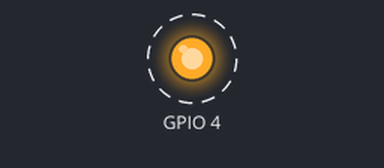
A program run on a simulated Raspberry Pi (BCM pin numbers). Shown: output pins drawn as LEDs (lit = HIGH). Dashed ring = blinking. The clock reads 2024-03-15 10:24:30 at power-on unless the program sets it; what the program prints to the terminal is not drawn.

Above: at 0.5 s.
Timing chart, 0 to 4.6 s (numbered marks = the images above):
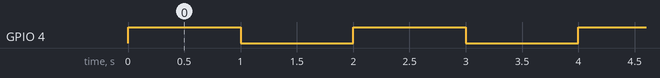

The program:

blinky.py
```python
# (licence header left out)
import time
import gpiod
import logging
from gpiod.line import Direction, Value


# logging setup
logger = logging.getLogger(__name__)
logger.addHandler(logging.StreamHandler())
logger.setLevel(logging.DEBUG)

CHIP = "/dev/gpiochip0"
LINE = 4
DELAY = 1.0  # seconds

def blink_line(chip_path: str, line: int, delay: float = 1.0):
    try:
        with gpiod.request_lines(
            chip_path,
            consumer="blink-example",
            config={
                line: gpiod.LineSettings(
                    direction=Direction.OUTPUT,
                    output_value=Value.INACTIVE,
                )
            },
        ) as request:
            logger.info(f"Blinking GPIO line {line} on {chip_path}")

            while True:
                request.set_value(line, Value.ACTIVE)
                time.sleep(delay)
                request.set_value(line, Value.INACTIVE)
                time.sleep(delay)
    except KeyboardInterrupt:
        logger.debug("Blinking stopped by user")
    except Exception as e:
        logger.error(f"Error occurred: {e}")

if __name__ == "__main__":
    blink_line(CHIP, LINE, DELAY)
```

Measured:
- by itself, GPIO 4: alternates HIGH for 1.0 s and LOW for 1.0 s
